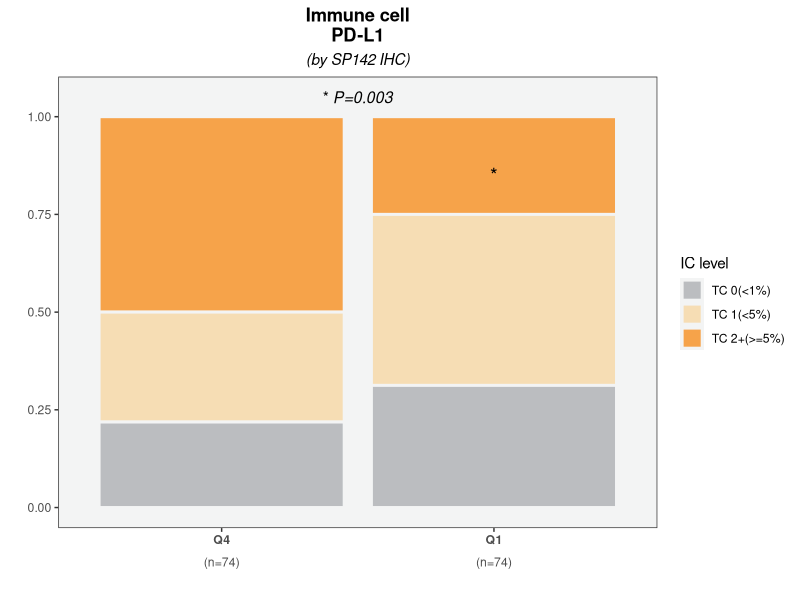
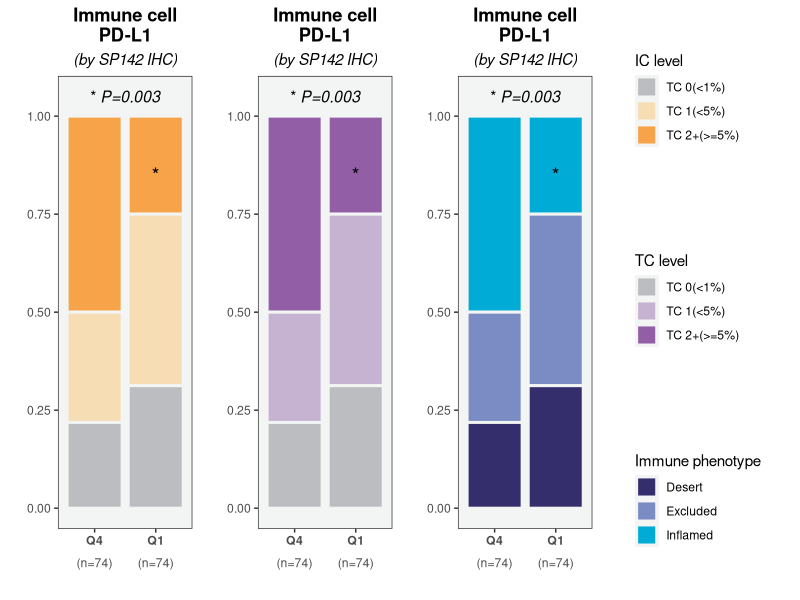

These figures' R source, in order:
# =============================================================================
# 复杂百分比柱状图
# organized：线性脚本 + 中文分节；路径相对本条目目录
# =============================================================================
# 来源：KS科研分享「生信绘图」013复杂百分比柱状图
# 本地复现：drafts/ks-shengxin-huitu-repro/013-complex-percent-bar
# Pixi：项目根 default 环境；library(tidyverse) 已拆成 ggplot2/dplyr/tidyr 等。
# =============================================================================

script_dir <- tryCatch(
  dirname(normalizePath(sys.frame(1)$ofile)),
  error = function(e) {
    args <- commandArgs(trailingOnly = FALSE)
    file_arg <- grep("^--file=", args, value = TRUE)
    if (length(file_arg)) dirname(normalizePath(sub("^--file=", "", file_arg))) else normalizePath(getwd())
  }
)
root <- if (basename(script_dir) == "code") dirname(script_dir) else script_dir
out_dir <- file.path(root, "output", "figures")
dir.create(out_dir, recursive = TRUE, showWarnings = FALSE)

suppressPackageStartupMessages({
  library(ggplot2)
  library(dplyr)
  library(tidyr)
  library(readr)
  library(tibble)
  library(stringr)
  library(forcats)
})

# 百分比柱状图：
library(ggplot2)
# library(tidyverse) 已在文件头拆包

# 构建数据：
data <- data.frame(Q4 = c(32, 18, 14), Q1 = c(16, 28, 20), 
                   group = paste0("group",1:3)) %>% 
  pivot_longer(cols = !group, names_to = "X", values_to = "count")

# 绘图：
p1 <- ggplot(data)+
  geom_bar(aes(rev(X), count, fill = group), color = "#f3f4f4",
           position = "fill", stat = "identity", size = 1)+
  # 修改填充颜色：
  scale_fill_manual(values = c("#f6a34a", "#f6ddb4", "#bbbdc0"),
                    # 图例标签：
                    labels=rev(c("TC 0(<1%)","TC 1(<5%)","TC 2+(>=5%)")))+
  # 添加星号注释：
  annotate("text", x = 2, y = 0.85, label="*", size = 5)+
  annotate("text", x = 1.5, y = 1.05, label=expression("*"~italic("P=0.003")), size = 4)+
  # 标题和副标题：
  ggtitle("Immune cell\nPD-L1", subtitle = "(by SP142 IHC)")+
  # 难点：学会使用expression函数：
  scale_x_discrete(labels = c(expression(atop(bold("Q4"), "(n=74)")),
                              expression(atop(bold("Q1"), "(n=74)"))))+
  # x轴和y轴标签
  xlab("")+
  ylab("")+
  # 设置主题：
  theme_bw()+
  theme(panel.grid = element_blank(),
        # 标题和副标题居中
        plot.title = element_text(hjust = 0.5, face = "bold"),
        plot.subtitle = element_text(hjust = 0.5, face = "italic"),
        # 修改背景色：
        panel.background = element_rect(fill = "#f3f4f4")
        )+
  # 图例调整：
  # 图例顺序：
  guides(fill=guide_legend(reverse=TRUE))+
  # 图例标题：
  labs(fill="IC level")

p1

p2 <- ggplot(data)+
  geom_bar(aes(rev(X), count, fill = group), color = "#f3f4f4",
           position = "fill", stat = "identity", size = 1)+
  # 修改填充颜色：
  scale_fill_manual(values = c("#925fa7", "#c5b3d1", "#bbbdc0"),
                    # 图例标签：
                    labels=rev(c("TC 0(<1%)","TC 1(<5%)","TC 2+(>=5%)")))+
  # 添加星号注释：
  annotate("text", x = 2, y = 0.85, label="*", size = 5)+
  annotate("text", x = 1.5, y = 1.05, label=expression("*"~italic("P=0.003")), size = 4)+
  # 标题和副标题：
  ggtitle("Immune cell\nPD-L1", subtitle = "(by SP142 IHC)")+
  # 难点：学会使用expression函数：
  scale_x_discrete(labels = c(expression(atop(bold("Q4"), "(n=74)")),
                              expression(atop(bold("Q1"), "(n=74)"))))+
  # x轴和y轴标签
  xlab("")+
  ylab("")+
  # 设置主题：
  theme_bw()+
  theme(panel.grid = element_blank(),
        # 标题和副标题居中
        plot.title = element_text(hjust = 0.5, face = "bold"),
        plot.subtitle = element_text(hjust = 0.5, face = "italic"),
        # 修改背景色：
        panel.background = element_rect(fill = "#f3f4f4")
  )+
  # 图例调整：
  # 图例顺序：
  guides(fill=guide_legend(reverse=TRUE))+
  # 图例标题：
  labs(fill="TC level")


p3 <- ggplot(data)+
  geom_bar(aes(rev(X), count, fill = group), color = "#f3f4f4",
           position = "fill", stat = "identity", size = 1)+
  # 修改填充颜色：
  scale_fill_manual(values = c("#00acd5", "#7b8bc3", "#352e6d"),
                    # 图例标签：
                    labels=rev(c("Desert","Excluded","Inflamed")))+
  # 添加星号注释：
  annotate("text", x = 2, y = 0.85, label="*", size = 5)+
  annotate("text", x = 1.5, y = 1.05, label=expression("*"~italic("P=0.003")), size = 4)+
  # 标题和副标题：
  ggtitle("Immune cell\nPD-L1", subtitle = "(by SP142 IHC)")+
  # 难点：学会使用expression函数：
  scale_x_discrete(labels = c(expression(atop(bold("Q4"), "(n=74)")),
                              expression(atop(bold("Q1"), "(n=74)"))))+
  # x轴和y轴标签
  xlab("")+
  ylab("")+
  # 设置主题：
  theme_bw()+
  theme(panel.grid = element_blank(),
        # 标题和副标题居中
        plot.title = element_text(hjust = 0.5, face = "bold"),
        plot.subtitle = element_text(hjust = 0.5, face = "italic"),
        # 修改背景色：
        panel.background = element_rect(fill = "#f3f4f4")
  )+
  # 图例调整：
  # 图例顺序：
  guides(fill=guide_legend(reverse=TRUE))+
  # 图例标题：
  labs(fill="Immune phenotype")


# 图形和图例的合并：
# 图例合并是难点！！！
library(cowplot)

p1a <- p1 + theme(legend.position = "none")
p2a <- p2 + theme(legend.position = "none")
p3a <- p3 + theme(legend.position = "none")

# 先合并无图例组：
p <- plot_grid(p1a, p2a, p3a, nrow = 1)

# 提取图例：
legend1 <- get_legend(p1)
legend2 <- get_legend(p2)
legend3 <- get_legend(p3)

p_new <- plot_grid(p, plot_grid(legend1,legend2, legend3, ncol = 1, 
                                align = "v"),
                   rel_widths = c(3, 1))
# p_new

ggsave(file.path(out_dir, "plot.pdf"), plot = p_new, height = 5, width = 10)
